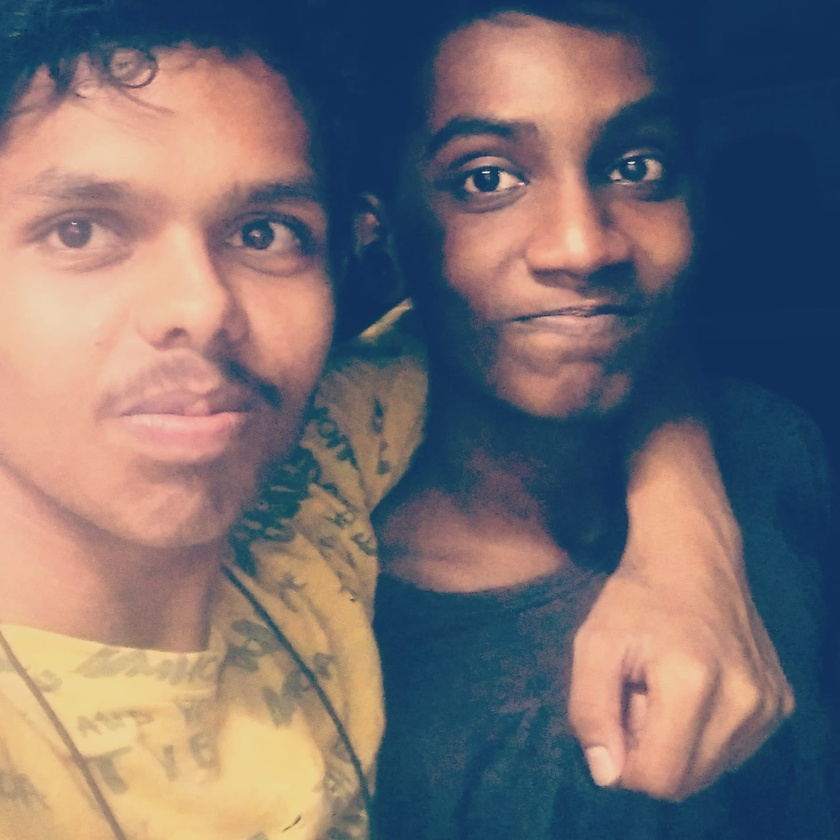
#> input picture 2022-01-11-18-12-49-909.jpg, 840 x 840 px, shrunk from 1424 x 1424 before the run
$ jupyter execute --allow-errors objectid_assign.ipynb
#> lines starting #> are read from the running program, lines starting #| are printed output that depends on the picture; after the words box and inside, x2 and y2 are one past the last pixel; in counts of white or black regions, pixels touching at a corner belong together
[cell 1]
import cv2
import numpy as np

[cell 2]
img = cv2.imread('2022-01-11-18-12-49-909.jpg')
#> img is the input picture: shape (840, 840, 3); mean B, G, R 112.9, 110, 118.7
cv2.imshow("original",img)

[cell 3]
cv2.destroyAllWindows()

[cell 4]
gray = cv2.cvtColor(img,cv2.COLOR_BGR2GRAY)
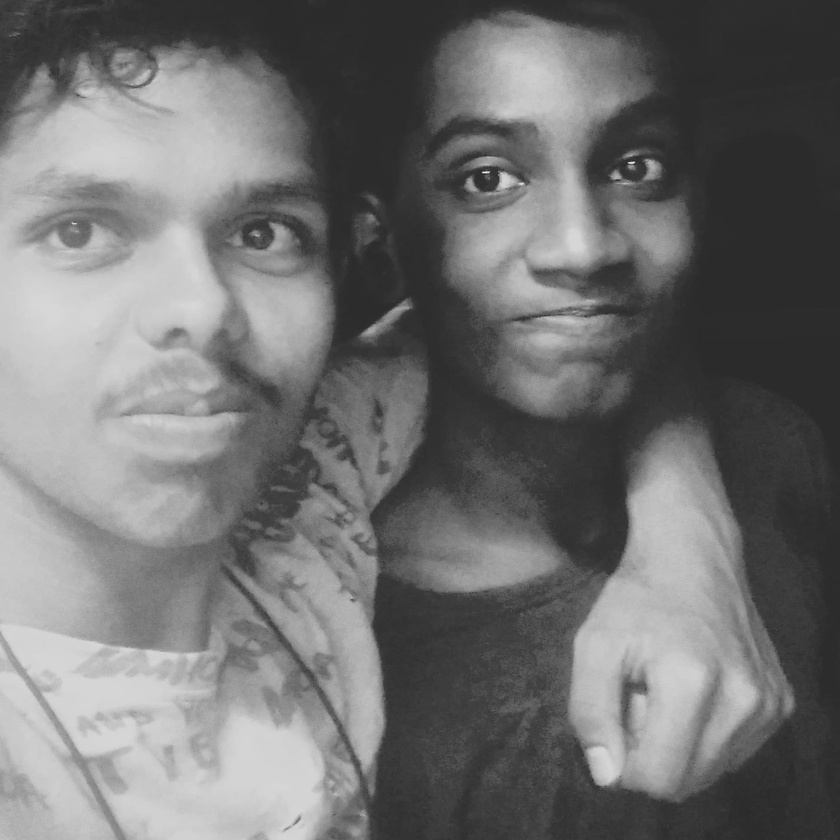
#> gray: shape (840, 840); min 38, max 245, mean 112.9
blur = cv2.GaussianBlur(gray,(5,5),0)

thresh = cv2.adaptiveThreshold(blur,255,cv2.ADAPTIVE_THRESH_GAUSSIAN_C,cv2.THRESH_BINARY_INV,11,1)
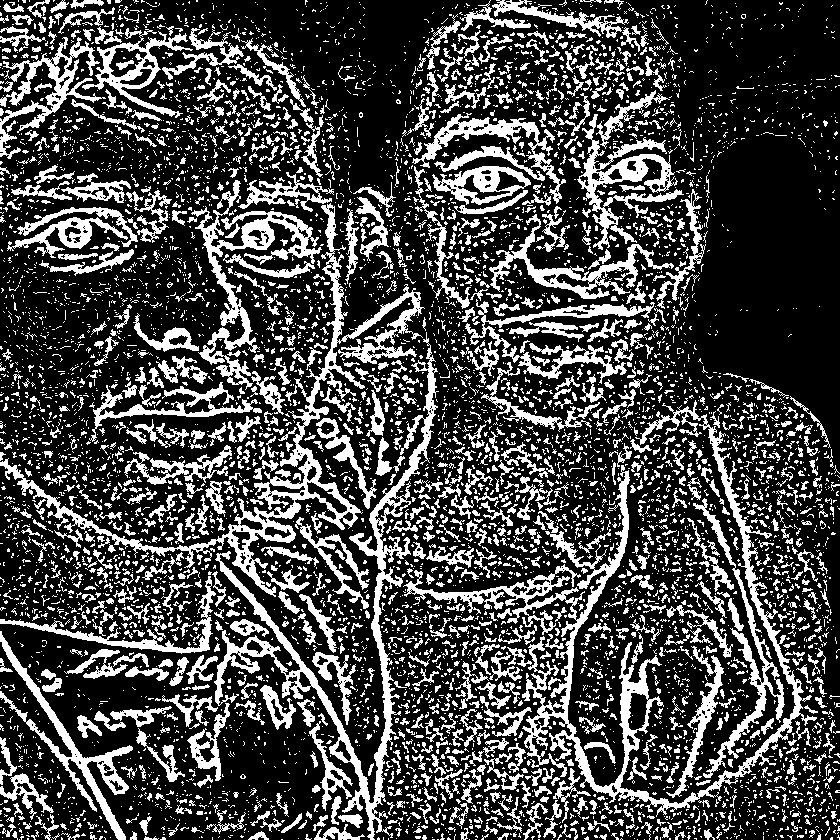
#> thresh: shape (840, 840); 27.5% white; 6834 white regions (5592 under 20 px)
cv2.imshow("thresh",thresh)
cv2.waitKey(1)

[cell 5]
contours,herarchy = cv2.findContours(thresh,cv2.RETR_TREE,cv2.CHAIN_APPROX_SIMPLE)
#> contours = 8341 contours, 7534 with area under 20; largest, box (x1, y1, x2, y2) and area: (403, 400, 817, 817) 12600, (0, 203, 425, 597) 10020, (214, 332, 439, 840) 8368, (191, 180, 322, 390) 4434, (577, 114, 684, 250) 3413
print(len(contours))
#| 8341

[cell 6]
filtered = []
for c in contours:
    if cv2.contourArea(c) < 1000:
        continue
    filtered.append(c)
#> this loop made 8341 passes
#> c on passes 1 to 3: [[777, 839]], [[741, 839], [742, 839]], [[719, 839]]
#> after the loop, filtered = 20 contours; largest, box (x1, y1, x2, y2) and area: (403, 400, 817, 817) 12600, (0, 203, 425, 597) 10020, (214, 332, 439, 840) 8368, (191, 180, 322, 390) 4434, (577, 114, 684, 250) 3413
print(len(filtered))
#| 20


objects = np.zeros([img.shape[0],img.shape[1],3], 'uint8')
print(objects)
#> (printed output is left out)
col = (np.random.randint(0,255),np.random.randint(0,255),np.random.randint(0,255))
cv2.drawContours(objects,filtered,-1,col,-1)
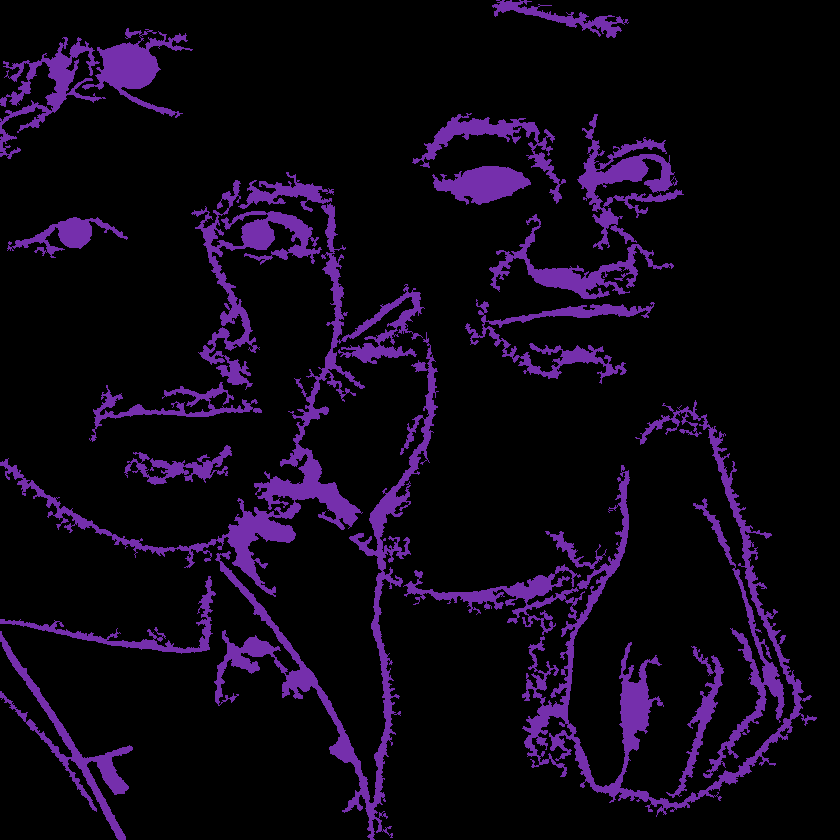
#> objects: shape (840, 840, 3); mean of channels 0, 1, 2 19.9, 5.4, 13.6; drawn as B, G, R
area = cv2.contourArea(c)
#> area = 0
print(area)
#| 0.0

cv2.imshow("Contours",objects)
cv2.waitKey(1)

[cell 7]
import cv2
import numpy as np

[cell 8]
template = cv2.imread('2022-01-11-18-12-49-909')
frame = cv2.imread('2022-01-11-18-12-49-909')

#> (a cell that did not finish here is left out)

[cell 10]
import cv2
import numpy as np

[cell 11]
img = cv2.imread('2022-01-11-18-12-49-909.jpg')
gray = cv2.cvtColor(img,cv2.COLOR_BGR2GRAY)
path = "haarcascade_frontalface_default.xml"
face_cascade = cv2.CascadeClassifier(cv2.data.haarcascades +path)
faces = face_cascade.detectMultiScale(gray,scaleFactor = 1.05,minNeighbors = 5,minSize = (40,40))
#> faces = [[323, 661, 62, 62], [633, 476, 79, 79], [288, 504, 111, 111], [399, 39, 348, 348], [10, 94, 367, 367]]
print(len(faces))
#| 5
for (x,y,w,h) in faces:
    cv2.rectangle(img,(x,y),(x+w,y+h),(0,255,0),2)
#> this loop made 5 passes
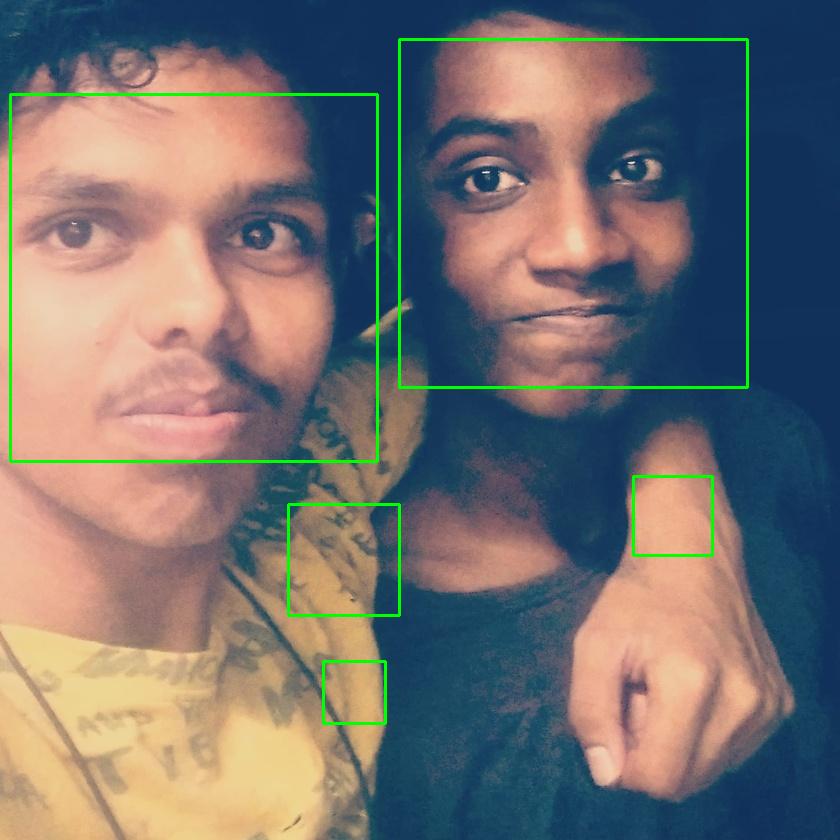
#> img: shape (840, 840, 3); 1.64% of pixels changed, all inside (x1, y1, x2, y2) = (9, 38, 749, 725)
cv2.imshow("Image",img)
cv2.waitKey(1)
#> Out = 27

[cell 12]
cv2.destroyAllWindows()

[cell 13]
img = cv2.imread('2022-01-11-18-12-49-909.jpg')
gray = cv2.cvtColor(img,cv2.COLOR_BGR2GRAY)
path = "haarcascade_eye.xml"
eye_cascade = cv2.CascadeClassifier(cv2.data.haarcascades + 'haarcascade_eye.xml')
eyes = eye_cascade.detectMultiScale(gray,scaleFactor = 1.02,minNeighbors= 20,minSize = (10,10) )
#> eyes = [[78, 717, 24, 24], [27, 182, 101, 101], [443, 138, 83, 83], [215, 188, 94, 94], [583, 127, 84, 84], [164, 723, 64, 64], [5, 21, 108, 108]]
print(len(eyes))
#| 7
for (x,y,w,h) in eyes:
    xc = (x+ x+w)/2
    yc = (y+ y+h)/2
    radius = w/2
    cv2.circle(img,(int(xc),int(yc)),int(radius),(255,0,0),2)
#> this loop made 7 passes
#> (x, y, w, h, xc, yc, radius) on passes 1 to 7: (78, 717, 24, 24, 90, 729, 12), (27, 182, 101, 101, 77.5, 232.5, 50.5), (443, 138, 83, 83, 484.5, 179.5, 41.5), (215, 188, 94, 94, 262, 235, 47), (583, 127, 84, 84, 625, 169, 42), (164, 723, 64, 64, 196, 755, 32), (5, 21, 108, 108, 59, 75, 54)
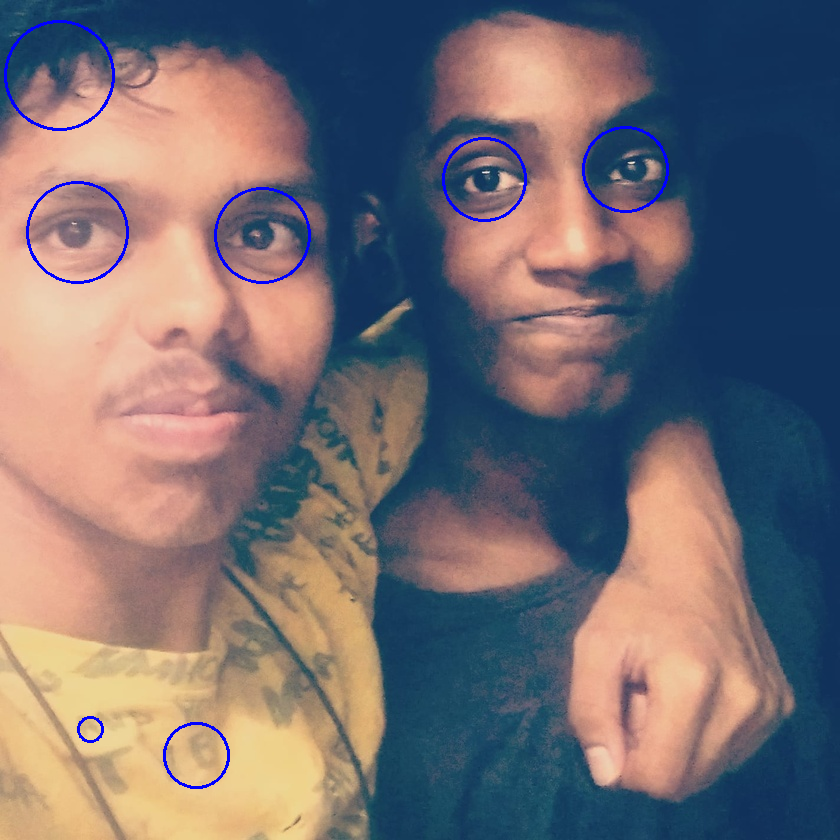
#> img: shape (840, 840, 3); 0.74% of pixels changed, all inside (x1, y1, x2, y2) = (4, 20, 669, 789)
cv2.imshow("eyes",img)
cv2.waitKey(1)
#> Out = 27

$ run again, with 20200829_181228.jpg copied over 2022-01-11-18-12-49-909.jpg
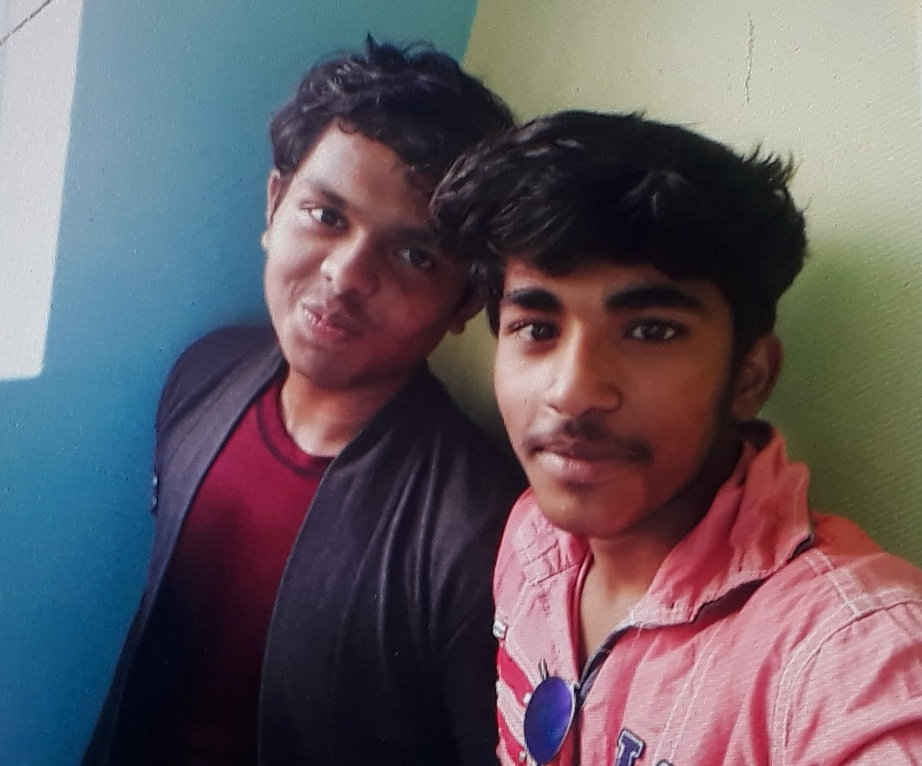
#> input picture 20200829_181228.jpg, 922 x 766 px, shrunk from 1210 x 1005 before the run
#> img is the input picture: shape (766, 922, 3); mean B, G, R 100.4, 92.7, 101.3
#> `thresh = cv2.adaptiveThreshold(blur,255,cv2.ADAPTIVE_THRESH_GAUSSIAN_C..`:
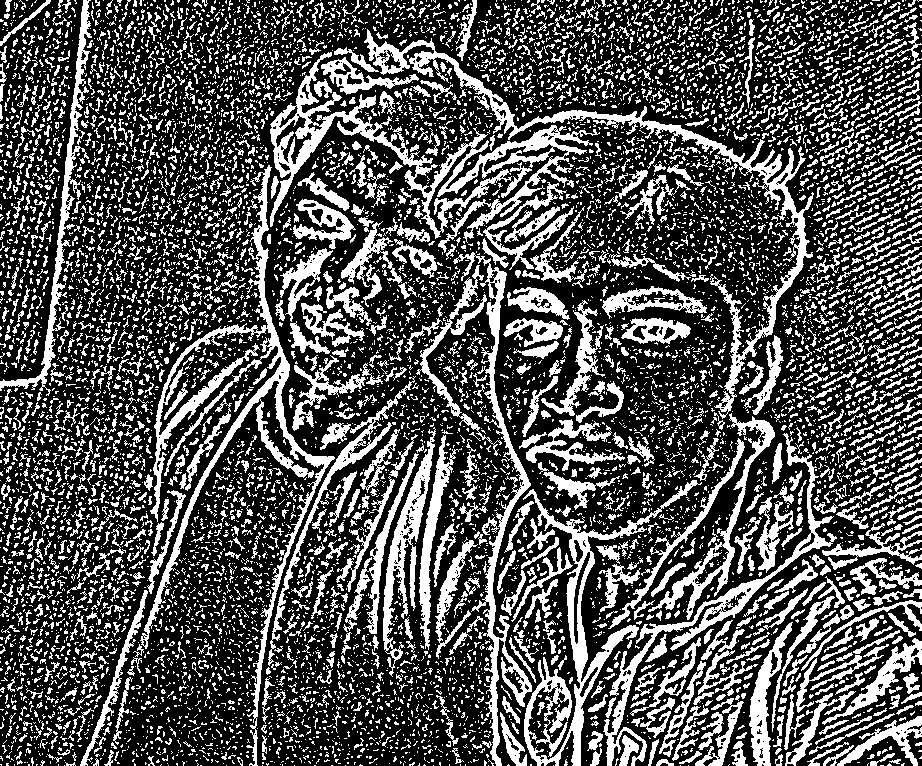
#> thresh: shape (766, 922); 32.2% white; 9256 white regions (7543 under 20 px)
#> contours = 10972 contours, 10094 with area under 20; largest, box (x1, y1, x2, y2) and area: (270, 52, 600, 253) 9629, (140, 165, 335, 766) 8070, (364, 29, 814, 419) 7385, (523, 480, 702, 766) 6038, (453, 252, 532, 766) 4368
#| 10972
#> the loop `for c in contours:` made 10972 passes
#> c on passes 1 to 3: [[880, 765], [883, 765]], [[688, 765]], [[680, 765]]
#> after the loop `for c in contours:`: filtered = 27 contours; largest, box (x1, y1, x2, y2) and area: (270, 52, 600, 253) 9629, (140, 165, 335, 766) 8070, (364, 29, 814, 419) 7385, (523, 480, 702, 766) 6038, (453, 252, 532, 766) 4368
#| 27
#> (printed output is left out)
#> area = 34
#| 34.0
#> faces = [[429, 211, 306, 306]]
#| 1
#> the loop `for (x,y,w,h) in faces:` made 1 pass
#> `cv2.waitKey(1)`: Out = 27
#> eyes = [[620, 302, 58, 58], [499, 295, 69, 69], [526, 590, 33, 33], [383, 226, 59, 59], [298, 188, 59, 59]]
#| 5
#> the loop `for (x,y,w,h) in eyes:` made 5 passes
#> (x, y, w, h, xc, yc, radius) on passes 1 to 5: (620, 302, 58, 58, 649, 331, 29), (499, 295, 69, 69, 533.5, 329.5, 34.5), (526, 590, 33, 33, 542.5, 606.5, 16.5), (383, 226, 59, 59, 412.5, 255.5, 29.5), (298, 188, 59, 59, 327.5, 217.5, 29.5)
#> after the loop `for (x,y,w,h) in eyes:`:
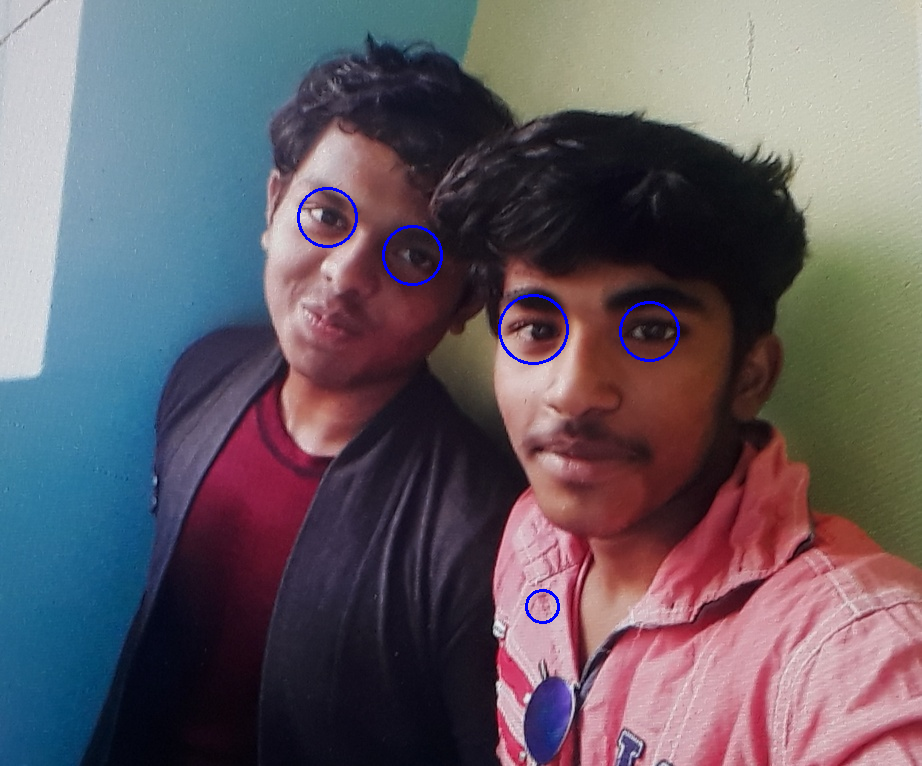
#> img: shape (766, 922, 3); 0.36% of pixels changed, all inside (x1, y1, x2, y2) = (297, 187, 680, 624)
#> `cv2.waitKey(1)`: Out = 27
